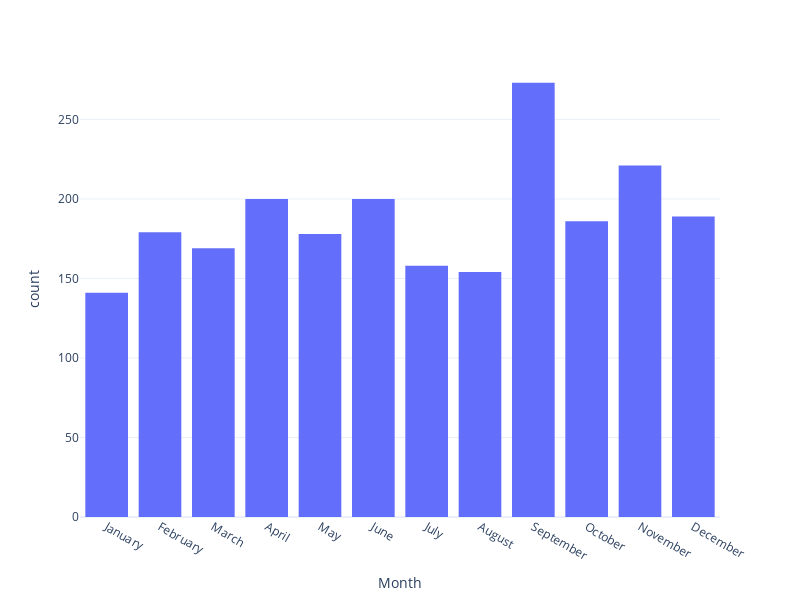

Notebook code for this chart:
### Code cell
fig = px.histogram(df_korea_sort_month, x="Month")
fig.update_layout(width=800, height=600)
fig.show()

### Figure 1 — Plotly figure (JSON) as saved in the notebook; plotly's stock layout.template omitted (floating-point values rounded to 4 significant figures; data arrays with more than 128 entries replaced by an {"elided": "..."} marker saying what was removed)
{"data": [{"alignmentgroup": "True", "bingroup": "x", "hovertemplate": "Month=%{x}<br>count=%{y}<extra></extra>", "legendgroup": "", "marker": {"color": "#636efa", "pattern": {"shape": ""}}, "name": "", "offsetgroup": "", "orientation": "v", "showlegend": false, "type": "histogram", "x": {"elided": "2248 str values"}, "xaxis": "x", "yaxis": "y"}], "layout": {"barmode": "relative", "height": 600, "legend": {"tracegroupgap": 0}, "margin": {"t": 60}, "width": 800, "xaxis": {"anchor": "y", "domain": [0, 1], "title": {"text": "Month"}}, "yaxis": {"anchor": "x", "domain": [0, 1], "title": {"text": "count"}}}}
